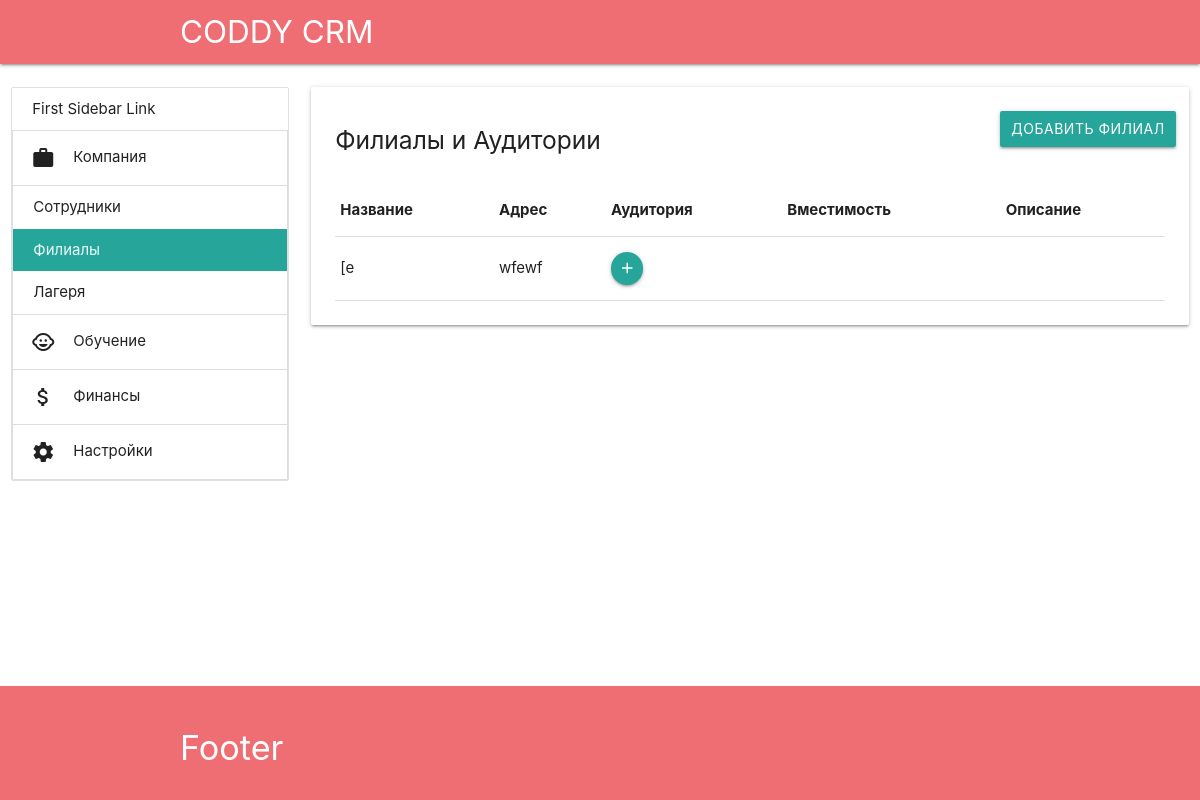
/company/schools/ (signed in), run on an earlier commit of the app's database.
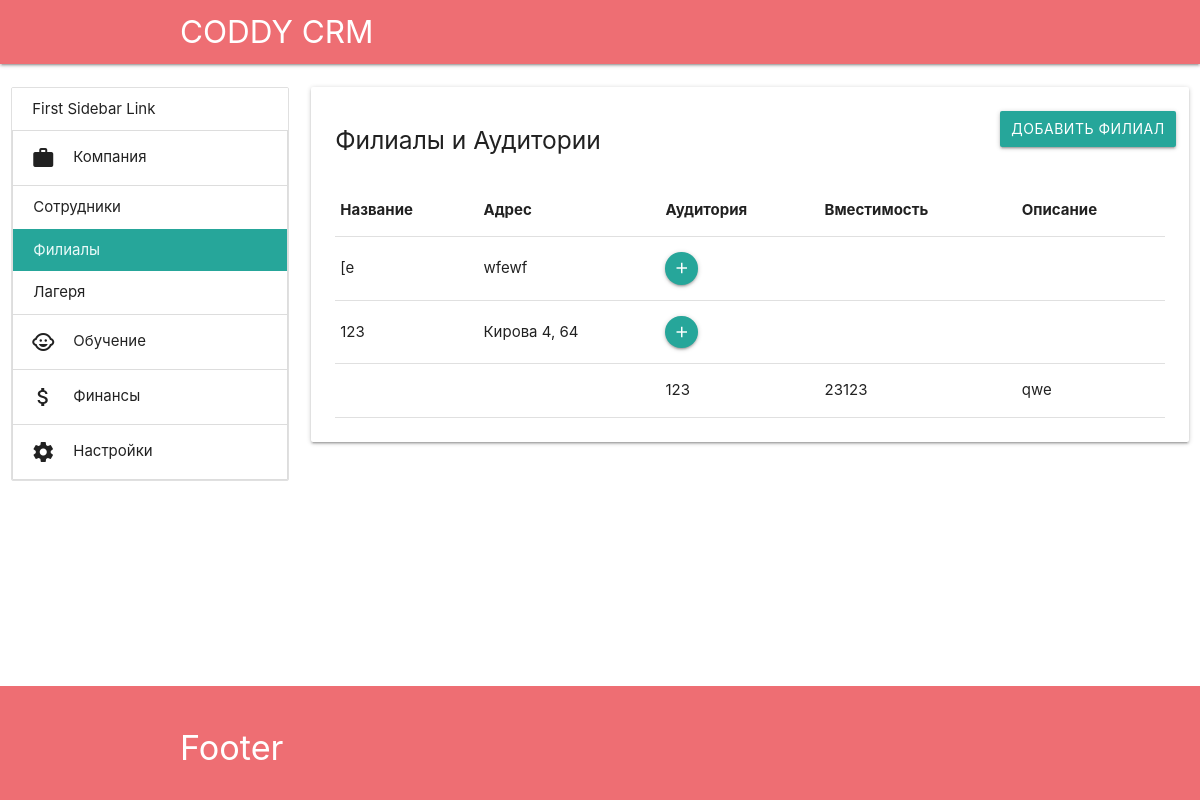
And on a later commit of the database.
### app/models.py (models this page shows)
class School(models.Model):
    name = models.CharField(max_length=50)
    address = models.CharField(max_length=250, blank=True)

class Room(models.Model):
    name = models.CharField(max_length=50)
    description = models.CharField(max_length=250, blank=True)
    capacity = models.PositiveSmallIntegerField(null=True)
    school = models.ForeignKey(School, on_delete=models.CASCADE)

### app/views.py (the view)
# urls.py: path('company/schools/', views.company_schools, name='company_schools'),
@login_required
def company_schools(request):
    schools = School.objects.all()
    return render(request, 'app/company_schools.html',
                  {'schools': schools})

### app/templatetags/app_tags.py (called while the page is built)
@register.simple_tag(takes_context=True)
def active(context, url):
    cur_url = resolve(context['request'].path).url_name
    if cur_url.startswith(url):
        return 'active'
    return ''

### app/templates/app/company_schools.html
{% extends "app/main.html" %}
{% block content %}
<div class="col s12 l9">
    <div class="card">
        <div class="card-content">
            <div class="row">
                <a class="col btn right" href="{% url 'company_schools_add' %}">Добавить филиал</a>
                <h5 class="col">Филиалы и Аудитории</h5>
            </div>
            <table class="responsive-table">
                <thead>
                <tr>
                    <th>Название</th>
                    <th>Адрес</th>
                    <th>Аудитория</th>
                    <th>Вместимость</th>
                    <th>Описание</th>
                </tr>
                </thead>
                <tbody>
                {% for school in schools %}
                <tr>
                    <td>
                        {{ school.name }}
                    </td>
                    <td>
                        {{ school.address }}
                    </td>
                    <td>
                        <a class="btn-floating btn-small waves-effect waves-light"
                           href="{% url 'company_schools_add_room' school.id %}">
                            <i class="material-icons">add</i>
                        </a>
                    </td>
                    <td></td>
                    <td></td>
                </tr>
                {% for room in school.room_set.all %}
                <tr>
                    <td></td>
                    <td></td>
                    <td>{{ room.name }}</td>
                    <td>{{ room.capacity }}</td>
                    <td>{{ room.description }}</td>
                </tr>
                {% endfor %}
                {% endfor %}
                </tbody>
            </table>
        </div>
    </div>
</div>
{% endblock content %}

### app/templates/app/main.html (shortened to what this page needs)
{% extends "app/base.html" %}
{% load static %}
{% block header %}
<nav>
    <div class="nav-wrapper container">
        <a href="{% url 'index' %}" class="brand-logo">
            CODDY CRM
        </a>
    </div>
</nav>
{% endblock header %}
{% block main %}
<div class="section">
    <div class="row">
        <div class="col l3 hide-on-med-and-down side-menu">
            <ul class="collection">
                {% include 'app/side_menu.html' %}
            </ul>
        </div>
        {% block content %}{% endblock content %}
    </div>
</div>
{% endblock main %}

### app/templates/app/base.html (shortened to what this page needs)
{% load static %}
<!DOCTYPE html>
<html lang="ru">
<head>
    <link rel="stylesheet" href="https://cdnjs.cloudflare.com/ajax/libs/materialize/1.0.0/css/materialize.min.css">
    <link rel="stylesheet" type="text/css" href="{% static 'app/main.css' %}">
</head>
<body>
<header>
    {% block header %}{% endblock header %}
</header>
<main>
    {% block main %}
    {% endblock main %}
</main>
<footer class="page-footer">
    <div class="container">
        <div class="row">
            <h4>Footer</h4>
        </div>
    </div>
</footer>
</body>
</html>

### app/templates/app/side_menu.html (shortened to what this page needs)
{% load app_tags %}
<li><a class="collection-item" href="#">First Sidebar Link</a></li>
<ul class="collapsible collapsible-accordion">
    <li class="{% active 'company' %}">
        <div class="collapsible-header"><i class="material-icons">work</i>Компания</div>
        <div class="collapsible-body no-padding">
            <ul>
                <li><a class="collection-item {% active 'company_members' %}" href="{% url 'company_members' %}">Сотрудники</a>
                </li>
            </ul>
            <ul>
                <li><a class="collection-item {% active 'company_schools' %}"
                       href="{% url 'company_schools' %}">Филиалы</a></li>
            </ul>
            <ul>
                <li><a class="collection-item {% active 'company_camps' %}" href="{% url 'company_camps' %}">Лагеря</a>
                </li>
            </ul>
        </div>
    </li>
    <li class="{% active 'learning' %}">
        <div class="collapsible-header"><i class="material-icons">child_care</i>Обучение</div>
    </li>
    <li>
        <div class="collapsible-header"><i class="material-icons">attach_money</i>Финансы</div>
    </li>
    <li class="{% active 'settings' %}">
        <div class="collapsible-header"><i class="material-icons">settings</i>Настройки</div>
    </li>
</ul>

### app/static/app/main.css (style rules this page uses)
* { margin: 0; padding: 0; }
body { display: flex; min-height: 100vh; flex-direction: column; }
.side-menu .collapsible { margin: 0; box-shadow: none; }
.side-menu a.collection-item { color: inherit; }
main { flex: 1 0 auto; }

What changed in the data, as far as the page shows it:
added School: name "123", address "Кирова 4, 64"
added Room: name "123", capacity "23123", description "qwe"
